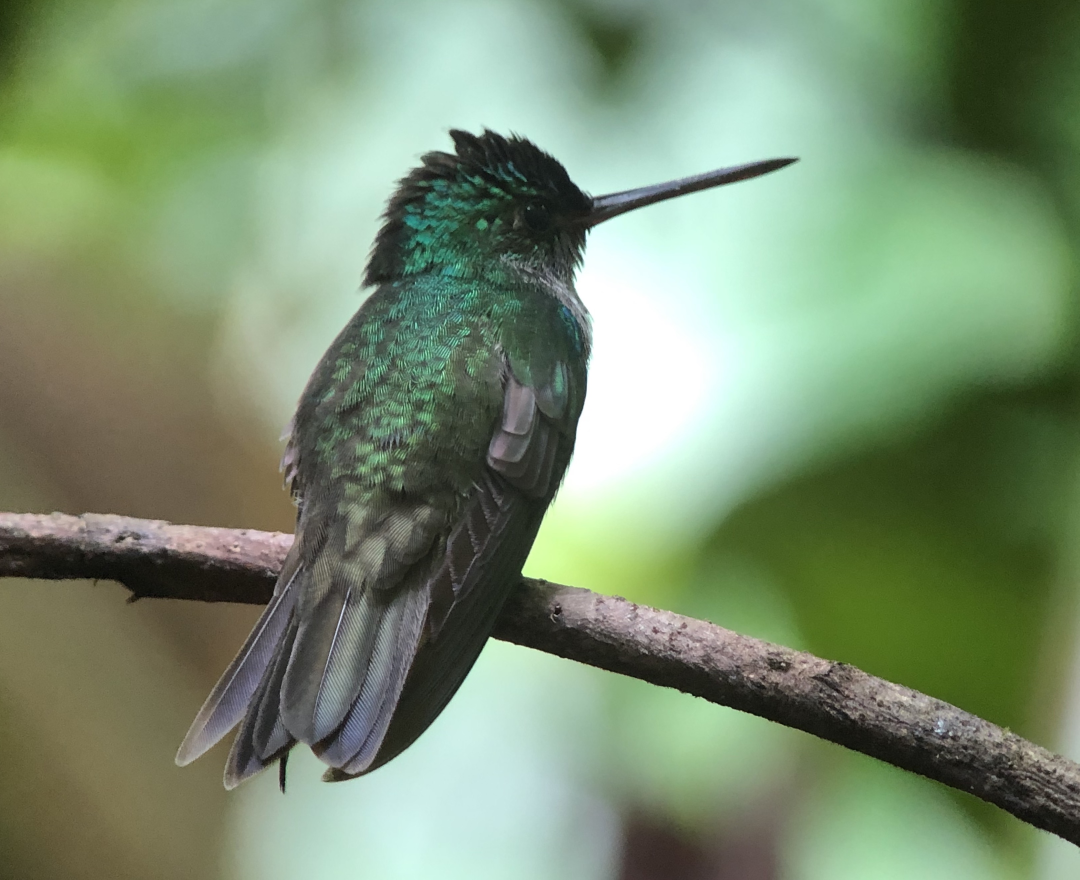
#> input picture Examples/test.JPG, 3239 x 2640 px (shown at 1/3 size)
$ python -i modifier_2.9.py   (imports and definitions only)
#> lines starting #> are read from the running program, lines starting #| are printed output that depends on the picture
from PIL import Image, ImageFilter, ImageOps, ImageEnhance
import warnings
import cv2
import numpy as np
from matplotlib import pyplot as plot
from scipy.interpolate import UnivariateSpline as uspline

class Modifier:
    def __init__(self, inputpath: str):
#> called with inputpath = '../Examples/test.JPG'
        self.image = Image.open(inputpath)
#> self.image is the input picture: PIL image 3239x2640 RGB; mean R, G, B 122, 141.5, 112.9
        self.image = self.image.convert('RGB')
        self.inputpath = inputpath
    # [17 lines left out: function negative, not called in this run]
    invert = negative
    # [81 lines left out: functions mirror_vertical, mirror_horizontal, grayscale, not called in this run]
    greyscale = grayscale #alias for grayscale using grey spelling
    # [44 lines left out: functions sepia, average, not called in this run]
    def halftone(self, outputpath: str = 'halftone.jpg', show: bool = False):
        '''
        Creates a halftone version of this instance's image
        Output goes to filename outputpath, defaults to halftone.jpg
        Bool can be passed in if image should be shown upon finishing
        Returns a modifier of the output image
        '''
#> called with outputpath = 'halftone.jpg', show = False
        halftone = self.image.copy()
        for i in range(0, halftone.width, 2):
            if i >= halftone.width or i+1 >= halftone.width:
                break
            for j in range(0, halftone.height, 2):
                if j >= halftone.width or j+1 >= halftone.width:
                    break
                r1, g1, b1 = halftone.getpixel((i, j))
                r2, g2, b2 = halftone.getpixel((i, j+1))
                r3, g3, b3 = halftone.getpixel((i+1, j))
                r4, g4, b4 = halftone.getpixel((i+1, j+1))
                gray1 = (r1*0.299) + (g1*0.587) + (b1*0.114)
                gray2 = (r2*0.299) + (g2*0.587) + (b2*0.114)
                gray3 = (r3*0.299) + (g3*0.587) + (b3*0.114)
                gray4 = (r4*0.299) + (g4*0.587) + (b4*0.114)
                del r1, r2, r3, r4, g1, g2, g3, g4, b1, b2, b3, b4 #clear memory
                saturation = (gray1 + gray2 + gray3 + gray4) / 4
                Modifier.__put_pixel(halftone, i, j, saturation) # necessary method due to cognitive complexity
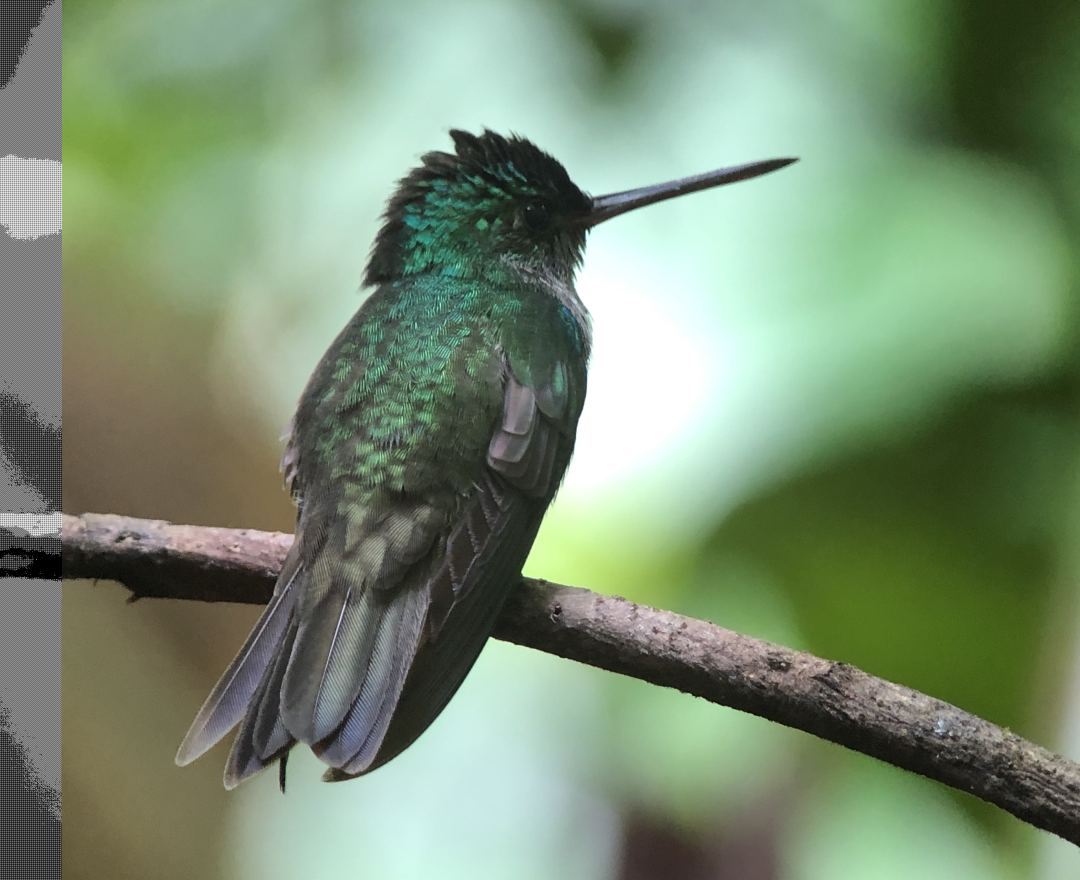
#> halftone: PIL image 3239x2640 RGB (shown at 1/3 size); mean R, G, B 122, 141.3, 114.9
        halftone.save(outputpath)
        if show:
            halftone.show()
        return Modifier(outputpath)
    def __put_pixel(halftone: Image, i: int, j: int, saturation: float) -> None:
#> (the run stopped early here; a loop or call above may not have finished)
